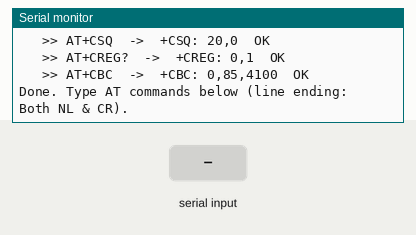
Bench run of a sketch on a simulated ESP32. Parts: the last lines printed to the serial monitor. The inputs (shaded band) are chosen by the test bench. The modem accepts every AT command (registered, SIM ready, sends succeed) and sends nothing else.

Above: at 8.1 s.
8.2 s: "OK\n" received over the second serial link
At 9.4 s:
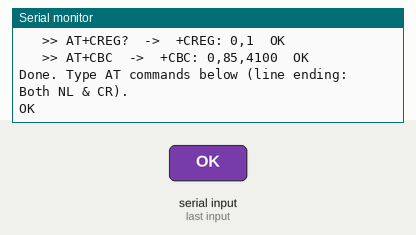
9.7 s: "ERROR\n" received over the second serial link
At 10.6 s:
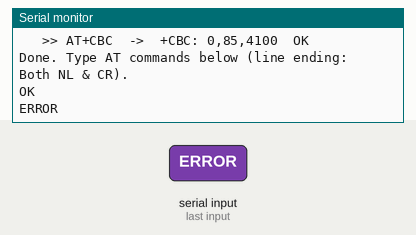
11.2 s: "1\n" received over the second serial link
At 11.8 s:
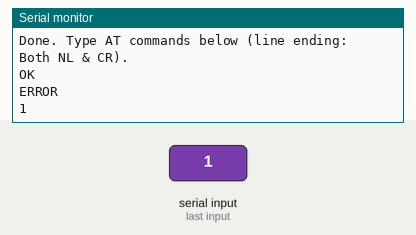

Measured:
- after the input at 8.2 s, the serial monitor: prints a new line at once (image 1)
- after the input at 9.7 s, the serial monitor: prints a new line at once (image 2)
- after the input at 11.2 s, the serial monitor: prints a new line at once (image 3)

The sketch:

sim800l_autodetect.ino
```cpp
/*
  sim800l_autodetect.ino
  ---------------------------------------------------------------
  Finds how your SIM800L is connected - no rewiring needed.

  Garbage characters (e.g. "⸮⸮⸮") from the modem usually mean a baud-rate
  mismatch (the module may have been set to a fixed baud rate before),
  and no reply at all can mean TX/RX are swapped. This sketch tries
  BOTH pin orientations (26/27 and 27/26) at every common baud rate
  until the modem answers "OK".

  When found, it:
    1. prints the correct MODEM_RX_PIN / MODEM_TX_PIN / baud
    2. sets the modem permanently to 9600 baud (AT+IPR=9600, AT&W),
       which is what the test and tracker sketches use
    3. switches to pass-through mode so you can type AT commands
       (Serial Monitor line ending: "Both NL & CR")

  No libraries needed. Serial Monitor: 115200 baud.
  ---------------------------------------------------------------
*/

#define PIN_A          26
#define PIN_B          27
#define MODEM_RST_PIN  5      // -1 if RST is not connected
#define TARGET_BAUD    9600   // baud rate used by the other sketches

const long BAUDS[] = {9600, 115200, 57600, 38400, 19200, 4800, 2400, 1200};

HardwareSerial SerialAT(1);
int foundRx = -1, foundTx = -1;
long foundBaud = 0;

// Show non-printable bytes as <hex> so garbage is visible in the log
String printable(const String& s) {
  String out;
  for (unsigned int i = 0; i < s.length(); i++) {
    uint8_t c = s[i];
    if (c == '\r') continue;
    if (c == '\n') { out += ' '; continue; }
    if (c >= 32 && c < 127) out += (char)c;
    else { char b[6]; snprintf(b, sizeof(b), "<%02X>", c); out += b; }
  }
  out.trim();
  return out;
}

// Open the UART with the given pins/baud and send "AT" up to 3 times
bool tryAT(int rx, int tx, long baud, String& reply) {
  SerialAT.end();
  delay(50);
  SerialAT.begin(baud, SERIAL_8N1, rx, tx);
  delay(100);
  for (int i = 0; i < 3; i++) {
    while (SerialAT.available()) SerialAT.read();
    SerialAT.print("AT\r\n");
    reply = "";
    unsigned long t0 = millis();
    while (millis() - t0 < 600) {
      while (SerialAT.available()) reply += (char)SerialAT.read();
      if (reply.indexOf("OK") >= 0) return true;
    }
  }
  return false;
}

// Send a command at the current settings and print the reply
String cmd(const char* c, unsigned long timeoutMs = 1500) {
  while (SerialAT.available()) SerialAT.read();
  SerialAT.print(c); SerialAT.print("\r\n");
  String r; unsigned long t0 = millis();
  while (millis() - t0 < timeoutMs) {
    while (SerialAT.available()) r += (char)SerialAT.read();
    if (r.indexOf("OK") >= 0 || r.indexOf("ERROR") >= 0) break;
  }
  Serial.printf("   >> %s  ->  %s\n", c, r.length() ? printable(r).c_str() : "(no reply)");
  return r;
}

void setup() {
  Serial.begin(115200);
  delay(500);
  Serial.println("\n=== SIM800L auto-detect (pins + baud) ===\n");

  if (MODEM_RST_PIN >= 0) {
    pinMode(MODEM_RST_PIN, OUTPUT);
    digitalWrite(MODEM_RST_PIN, LOW);  delay(300);
    digitalWrite(MODEM_RST_PIN, HIGH);
  }
  Serial.println("Waiting 6 s for the modem to boot ...\n");
  delay(6000);

  const int orient[2][2] = {{PIN_A, PIN_B}, {PIN_B, PIN_A}};   // {rx, tx}
  for (int o = 0; o < 2 && foundBaud == 0; o++) {
    int rx = orient[o][0], tx = orient[o][1];
    Serial.printf("Orientation %d: ESP32 RX=GPIO%d (to SIM TXD), ESP32 TX=GPIO%d (to SIM RXD)\n", o + 1, rx, tx);
    for (long baud : BAUDS) {
      String reply;
      bool ok = tryAT(rx, tx, baud, reply);
      Serial.printf("   %6ld baud: %s\n", baud,
                    ok ? "OK  <== FOUND" : (reply.length() ? ("reply: " + printable(reply)).c_str() : "no reply"));
      if (ok) { foundRx = rx; foundTx = tx; foundBaud = baud; break; }
    }
    Serial.println();
  }

  if (foundBaud == 0) {
    Serial.println("NOT FOUND in any orientation / baud. Check:");
    Serial.println("  - SIM800L GND and ESP32 GND connected together (most common cause!)");
    Serial.println("  - wires really on GPIO26 and GPIO27 (not D26 on another board numbering)");
    Serial.println("  - 10k/20k divider: 10k between ESP32 TX pin and SIM RXD, 20k from SIM RXD to GND");
    Serial.println("  - RST pin not held LOW (disconnect RST and set MODEM_RST_PIN -1 to test)");
    return;
  }

  Serial.println("==============================================================");
  Serial.printf(" FOUND: modem answers at %ld baud\n", foundBaud);
  Serial.printf(" Wiring that works: SIM TXD -> GPIO%d,  SIM RXD -> GPIO%d\n", foundRx, foundTx);
  Serial.println(" In sim800l_test.ino and mqtt_sim800l_tracker.ino set:");
  Serial.printf("   #define MODEM_RX_PIN  %d\n   #define MODEM_TX_PIN  %d\n", foundRx, foundTx);
  Serial.println("==============================================================\n");

  if (foundBaud != TARGET_BAUD) {
    Serial.printf("Setting the modem permanently to %d baud ...\n", TARGET_BAUD);
    char c[24]; snprintf(c, sizeof(c), "AT+IPR=%d", TARGET_BAUD);
    cmd(c);
    SerialAT.end(); delay(100);
    SerialAT.begin(TARGET_BAUD, SERIAL_8N1, foundRx, foundTx);
    delay(300);
    cmd("AT");
    cmd("AT&W");                        // save the setting in the modem
    foundBaud = TARGET_BAUD;
  }

  Serial.println("\nQuick checks:");
  cmd("ATI");
  cmd("AT+CPIN?");
  cmd("AT+CSQ");
  cmd("AT+CREG?");
  cmd("AT+CBC");
  Serial.println("\nDone. Type AT commands below (line ending: Both NL & CR).");
}

void loop() {
  if (foundBaud == 0) return;
  while (Serial.available())   SerialAT.write(Serial.read());
  while (SerialAT.available()) Serial.write(SerialAT.read());
}
```
